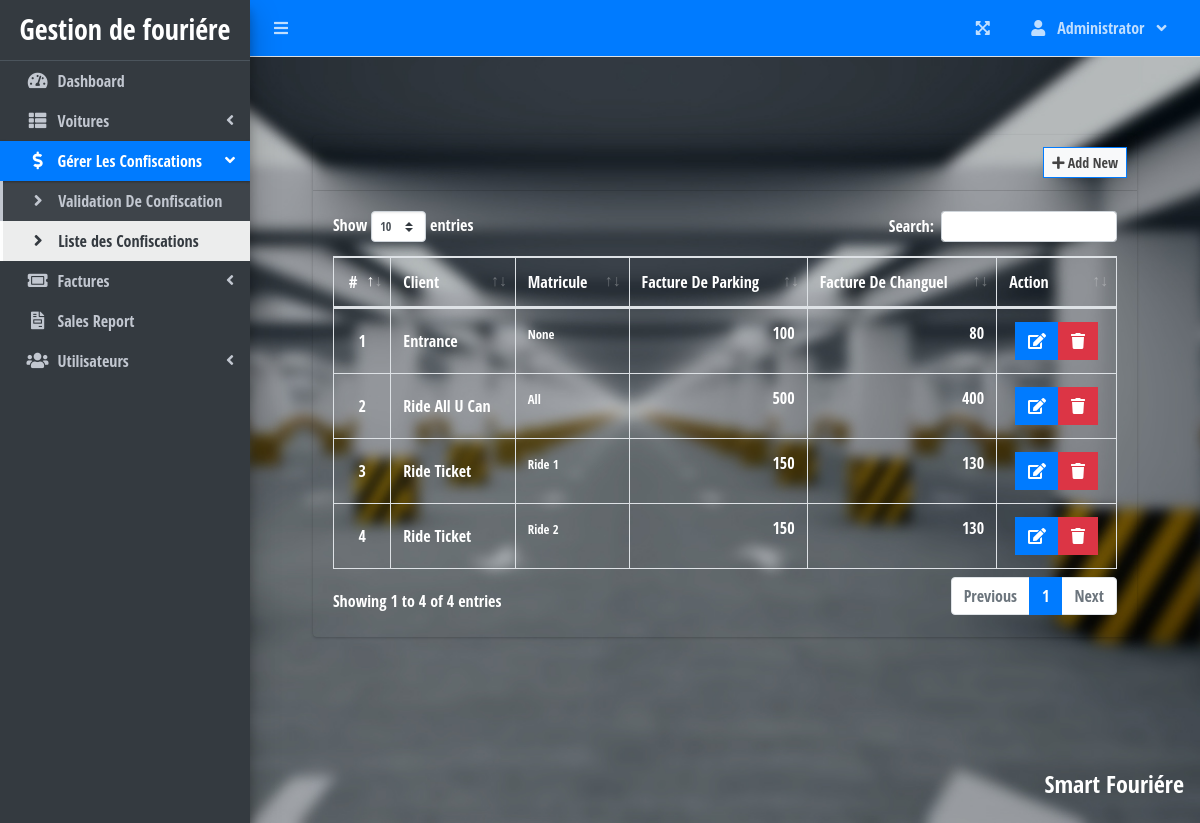
Page /index.php?page=pricing_list (signed in) on the committed database.
### tables this page shows
CREATE TABLE `pricing` (
  `id` int(11) NOT NULL,
  `name` varchar(200) NOT NULL,
  `ride_id` varchar(5) NOT NULL,
  `adult_price` float NOT NULL,
  `child_price` float NOT NULL,
  `date_created` datetime NOT NULL DEFAULT current_timestamp()
);

### pricing_list.php (the view, shortened to what this page needs)
<?php include'db_connect.php' ?>
<div class="col-lg-12">
	<div class="card custom-card">
		<div class="card-header">
			<div class="card-tools">
				<a class="btn btn-block btn-sm btn-default btn-flat border-primary " href="./index.php?page=new_pricing"><i class="fa fa-plus"></i> Add New</a>
			</div>
		</div>
		<div class="card-body">
			<table class="table tabe-hover table-bordered" id="list">
				<!-- <colgroup>
					<col width="5%">
					<col width="15%">
					<col width="25%">
					<col width="25%">
					<col width="15%">
				</colgroup> -->
				<thead>
					<tr>
						<th class="text-center">#</th>
						<th>Client</th>
						<th>Matricule</th>
						<th>Facture De Parking</th>
						<th>Facture De Changuel</th>
						<th>Action</th>
					</tr>
				</thead>
				<tbody>
					<?php
					$i = 1;
					$ride['all'] = "All";
					$ride[0] = "None";
					$rides = $conn->query("SELECT * FROM rides order by ride asc");
					while($row=$rides->fetch_assoc()){
						$ride[$row['id']] = ucwords($row['ride']);
					}
					$qry = $conn->query("SELECT * FROM pricing order by name asc ");
					while($row= $qry->fetch_assoc()):
					?>
					<tr>
						<td class="text-center"><?php echo $i++ ?></td>
						<td class=""><b><?php echo ucwords($row['name']) ?></b></td>
						<td><p><small><?php echo $ride[$row['ride_id']] ?></small></p></td>
						<td><p class="text-right"><?php echo number_format($row['adult_price']) ?></p></td>
						<td><p class="text-right"><?php echo number_format($row['child_price']) ?></p></td>
						<td class="text-center">
		                    <div class="btn-group">
		                        <a href="index.php?page=edit_pricing&id=<?php echo $row['id'] ?>" class="btn btn-primary btn-flat ">
		                          <i class="fas fa-edit"></i>
		                        </a>
		                        <button type="button" class="btn btn-danger btn-flat delete_pricing" data-id="<?php echo $row['id'] ?>">
		                          <i class="fas fa-trash"></i>
		                        </button>
	                      </div>
						</td>
					</tr>
				<?php endwhile; ?>
				</tbody>
			</table>
		</div>
	</div>
</div>

### index.php (shortened to what this page needs)
<!DOCTYPE html>
<html lang="en">
<?php
	include 'header.php'
?>
<body class="hold-transition sidebar-mini layout-fixed layout-navbar-fixed layout-footer-fixed">
<div class="wrapper">
  <?php include 'topbar.php' ?>
  <?php include 'sidebar.php' ?>
  <div class="content-wrapper custom-wapper">
    <div class="content-header">
    </div>
    <section class="content">
      <div class="container-fluid">
         <?php
            $page = isset($_GET['page']) ? $_GET['page'] : 'home';
            if(!file_exists($page.".php")){
                include '404.html';
            }else{
            include $page.'.php';
            }
          ?>
      </div>
    </section>
  </div>
  <footer class="main-footer custom-footer">
    <div class="float-right d-none d-sm-inline-block">
    <h4>  <b>  Smart Fouriére </h4> </b>
    </div>
  </footer>
</div>
</body>
</html>

### header.php (shortened to what this page needs)
<head>
  <link rel="stylesheet" href="assets/plugins/fontawesome-free/css/all.min.css">
  <link rel="stylesheet" href="assets/plugins/overlayScrollbars/css/OverlayScrollbars.min.css">
  <link rel="stylesheet" href="assets/plugins/datatables-bs4/css/dataTables.bootstrap4.min.css">
  <link rel="stylesheet" href="assets/plugins/datatables-responsive/css/responsive.bootstrap4.min.css">
  <link rel="stylesheet" href="assets/plugins/datatables-buttons/css/buttons.bootstrap4.min.css">
  <link rel="stylesheet" href="assets/plugins/select2/css/select2.min.css">
  <link rel="stylesheet" href="assets/plugins/select2-bootstrap4-theme/select2-bootstrap4.min.css">
  <link rel="stylesheet" href="assets/plugins/sweetalert2-theme-bootstrap-4/bootstrap-4.min.css">
  <link rel="stylesheet" href="assets/plugins/toastr/toastr.min.css">
  <link rel="stylesheet" href="assets/plugins/dropzone/min/dropzone.min.css">
  <link rel="stylesheet" href="assets/dist/css/jquery.datetimepicker.min.css">
  <link rel="stylesheet" href="assets/plugins/icheck-bootstrap/icheck-bootstrap.min.css">
  <link rel="stylesheet" href="assets/plugins/bootstrap4-toggle/css/bootstrap4-toggle.min.css">
  <link rel="stylesheet" href="assets/dist/css/adminlte.min.css">
  <link rel="stylesheet" href="assets/dist/css/styles.css">
  <link rel="stylesheet" href="assets/plugins/summernote/summernote-bs4.min.css">
  <link rel="stylesheet" href="assets/styles/common.css">
</head>

### topbar.php (shortened to what this page needs)
<nav class="main-header navbar navbar-expand navbar-primary navbar-dark ">
  <ul class="navbar-nav">
    <?php if(isset($_SESSION['login_id'])): ?>
    <li class="nav-item">
      <a class="nav-link" data-widget="pushmenu" href="" role="button"><i class="fas fa-bars"></i></a>
    </li>
  <?php endif; ?>
    <li>
      <a class="nav-link text-white"  href="./" role="button"> </a>
    </li>
  </ul>
  <ul class="navbar-nav ml-auto">
    <li class="nav-item">
      <a class="nav-link" data-widget="fullscreen" href="#" role="button">
        <i class="fas fa-expand-arrows-alt"></i>
      </a>
    </li>
   <li class="nav-item dropdown">
          <a class="nav-link"  data-toggle="dropdown" aria-expanded="true" href="javascript:void(0)">
            <span>
              <div class="d-felx badge-pill">
                <span class="fa fa-user mr-2"></span>
                <span><b><?php echo ucwords($_SESSION['login_firstname']) ?></b></span>
                <span class="fa fa-angle-down ml-2"></span>
              </div>
            </span>
          </a>
    </li>
  </ul>
</nav>

### sidebar.php (shortened to what this page needs)
<aside class="main-sidebar sidebar-dark-primary elevation-4">
  <div class="dropdown">
 	<a href="./" class="brand-link">
      <?php if($_SESSION['login_type'] == 1): ?>
      <h3 class="text-center p-0 m-0"><b>Gestion de fouriére</b></h3>
      <?php else: ?>
      <h3 class="text-center p-0 m-0"><b>STAFF</b></h3>
      <?php endif; ?>
  </a>
  </div>
  <div class="sidebar pb-4 mb-4">
    <nav class="mt-2">
      <ul class="nav nav-pills nav-sidebar flex-column nav-flat" data-widget="treeview" role="menu" data-accordion="false">
        <li class="nav-item dropdown">
          <a href="./" class="nav-link nav-home">
            <i class="nav-icon fas fa-tachometer-alt"></i>
            <p>
              Dashboard
            </p>
          </a>
        </li>
        <?php if($_SESSION['login_type'] == 1): ?>
        <li class="nav-item">
          <a href="#" class="nav-link nav-edit_ride">
            <i class="nav-icon fas fa-th-list"></i>
            <p>
              Voitures
              <i class="right fas fa-angle-left"></i>
            </p>
          </a>
        </li>
        <li class="nav-item">
          <a href="#" class="nav-link nav-edit_pricing">
            <i class="nav-icon fas fa-dollar-sign"></i>
            <p>
              Gérer Les Confiscations
              <i class="right fas fa-angle-left"></i>
            </p>
          </a>
          <ul class="nav nav-treeview">
            <li class="nav-item">
              <a href="./index.php?page=new_pricing" class="nav-link nav-new_pricing tree-item">
                <i class="fas fa-angle-right nav-icon"></i>
                <p>Validation De Confiscation</p>
              </a>
            </li>
            <li class="nav-item">
              <a href="./index.php?page=pricing_list" class="nav-link nav-pricing_list tree-item">
                <i class="fas fa-angle-right nav-icon"></i>
                <p>Liste des Confiscations</p>
              </a>
            </li>
          </ul>
        </li>
      <?php endif; ?>
        <li class="nav-item">
          <a href="#" class="nav-link nav-edit_ticket">
            <i class="nav-icon fas fa-ticket-alt"></i>
            <p>
              Factures
              <i class="right fas fa-angle-left"></i>
            </p>
          </a>
        </li>
        <?php if($_SESSION['login_type'] == 1): ?>
        <li class="nav-item dropdown">
          <a href="./index.php?page=reports" class="nav-link nav-reports">
            <i class="nav-icon fas fa-file-invoice"></i>
            <p>
              Sales Report
            </p>
          </a>
        </li>
        <li class="nav-item">
          <a href="#" class="nav-link nav-edit_user">
            <i class="nav-icon fas fa-users"></i>
            <p>
              Utilisateurs
              <i class="right fas fa-angle-left"></i>
            </p>
          </a>
        </li>
      <?php endif; ?>
      </ul>
    </nav>
  </div>
</aside>

### assets/styles/common.css (style rules this page uses)
body { background: #999; padding: 40px; font-family: "Open Sans Condensed", sans-serif; background: url('../images/Smp.jpg') no-repeat center center fixed; background-size: cover; }
.custom-wapper { background-color: transparent !important; }
.custom-card { background-color: transparent !important; color: #fff !important; }
.custom-footer { background-color: transparent !important; border-top: none !important; color: #fff !important; }

### pricing_list.php (style rules this page uses)
table td { vertical-align: middle !important; }

### rows in the picture
pricing: name "Entrance", ride "None", adult_price "100", child_price "80"
pricing: name "Ride All U Can", ride "All", adult_price "500", child_price "400"
pricing: name "Ride Ticket", ride "Ride 1", adult_price "150", child_price "130"
pricing: name "Ride Ticket", ride "Ride 2", adult_price "150", child_price "130"

### other values in the picture
$_SESSION['login_firstname'] "Administrator"
